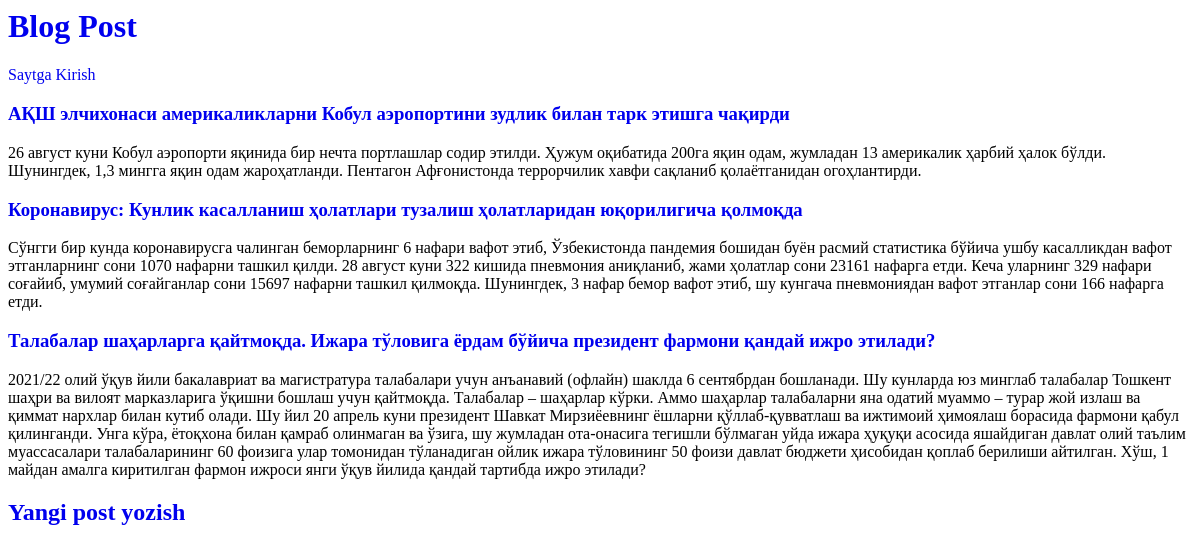
/, run on an earlier commit of the app's database.
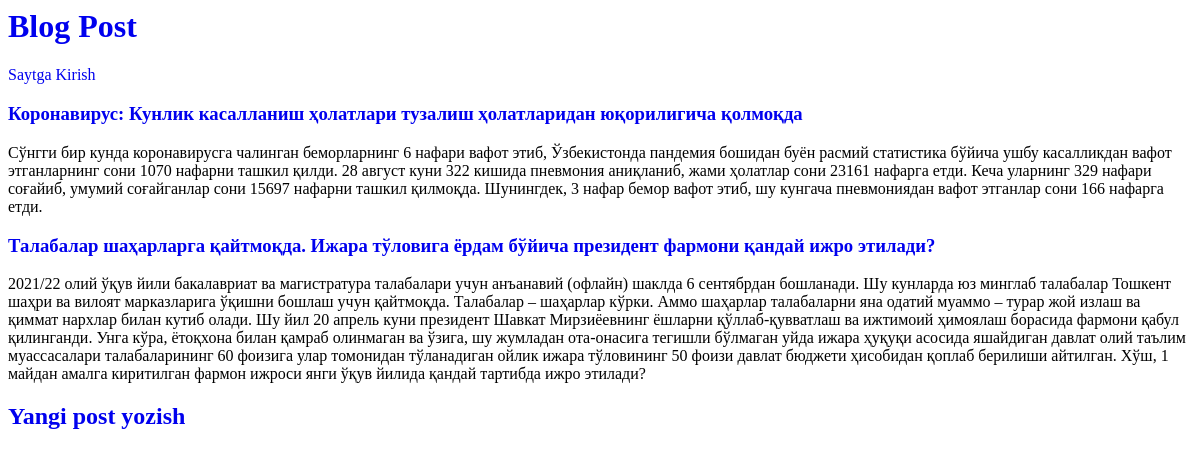
And on a later commit of the database.
### blog/models.py (models this page shows, shortened)
class Post(models.Model):
    title = models.CharField(max_length=200)
    author = models.ForeignKey(
        'auth.User',
        on_delete=models.CASCADE,
    )
    body = models.TextField()

### blog/views.py (the view)
# urls.py: path('', BlogPageView.as_view(), name='home'),
class BlogPageView(ListView):
    model = Post
    template_name = 'home.html'

### templates/home.html
{% extends 'base.html' %}
{% block content %}
    {% for post in object_list %}
        <div class="post-entry">
            <h3><a href="{% url 'detailView' post.pk %}">{{ post.title }}</a></h3>
            <p>{{ post.body }}</p>
        </div>
    {% endfor %}
{% endblock content %}

What changed in the data, as far as the page shows it:
removed Post: title "АҚШ элчихонаси америкаликларни Кобул аэропортини зудлик билан тарк этишга чақирди", body "26 август куни Кобул аэропорти яқинида бир нечта портлашлар содир этилди. Ҳужум оқибатида 200га яқин одам, жумладан 13 америкалик ҳарбий ҳалок бўлди. Шунингдек, 1,3 мингга яқин одам жароҳатланди. Пентагон Афғонистонда террорчилик хавфи сақланиб қолаётганидан огоҳлантирди."
